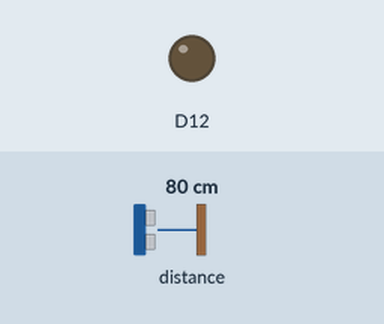
Bench run of a sketch on a simulated Arduino Nano 33 BLE. Shown: output pins drawn as LEDs (lit = HIGH). The test bench sets the inputs (shaded band); at power-on: distance to the obstacle 80 cm. Nothing arrives over Bluetooth unless stated; a phone connects over Bluetooth LE 3 s after start.

Above: at 3.8 s.
3.9 s: distance to the obstacle set to 6 cm
5.4 s: distance to the obstacle set to 3 cm
At 5.8 s:
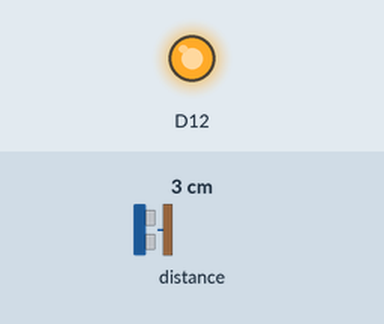
6.9 s: distance to the obstacle set to 9 cm
At 8.1 s:
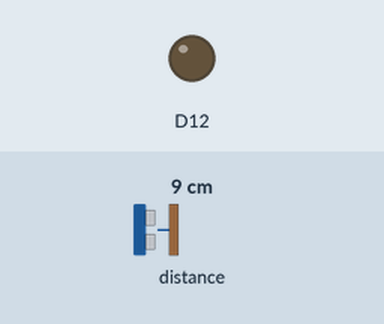
8.4 s: distance to the obstacle set to 2 cm
At 9.3 s:
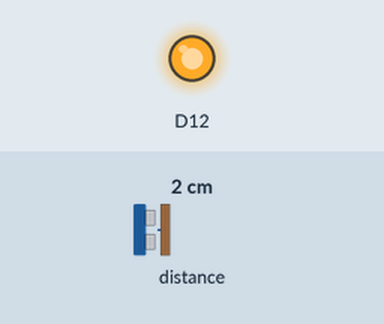
Timing chart, 0 to 10.9 s (numbered marks = the images above; inputs shaded):
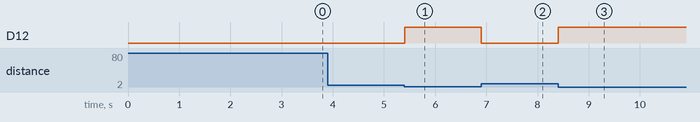

Measured:
- the behaviour switches between 5 and 4 cm on distance to the obstacle (found by bisection; images 0 and 1)
- after the input at 3.9 s, every drawn part: stays the same
- after the input at 5.4 s, D12: LOW → HIGH at once
- after the input at 6.9 s, D12: HIGH → LOW at once
- after the input at 8.4 s, D12: LOW → HIGH at once

The sketch:

ArduinoPeripheral.ino
```cpp
/*
  Arduino BLE Peripheral

  - This is part of a final year Industrial Group Project
  - Here, an Ardunio is used in a pair of custom Light Therapy glasses,
   to control a pair of LED's to turn on/off when the glasses are worn/not-worn
   and share changes in this with a custom app 'Blue Light' using BLE
  - Anotations made attempt to be general so are of more use to others
  - This is completly the same as ArduinoPeripheral_withSerial, just with Serial references removed

  - - - -

  --> code creates a BLE peripheral to hold LED state.
  --  Characterisitic and Service specified, then code advertises.
  --  Connect to the arduino using 'Blue Light' the companion ios app for this project
  --  While connected to Central, LED turns on/off depending on proximity sensor reading
  --  when LED state changes --> LED state(0 or 1) writen to the defined characteristic

  The circuit:

  - Arduino 33 BLE Sense, LED/resistors at Pin D12
  - pls refer to arduino documentation for suplying power.

  - - - -

  - peripheral device is Arduino 33 BLE Sense
  - central device is smart phone running 'Blue Light'
  - peripheral can only connect to one central device at a time

  Note:

  - LED only turns on when device connected to central is connected. just to make easier timing on app for now
  - Maybe APDS can give -1 reading?
  - Pin D12 is used, there are 3 references if a different pin is wanted or LEDBUILTIN for testing

*/

#include <ArduinoBLE.h>
#include <Arduino_APDS9960.h>

// BLE service,  randomly generated UUID for this project
BLEService LEDService("1037b18c-fc2d-4f8c-a9ba-6e45ed562713");

// BLE Characteristic, Central Devices can read Characteristics and Subscribe to Notifications if characteristic changes
BLEUnsignedCharCharacteristic LEDChar("1037b18c-fc2d-4f8c-a9ba-6e45ed562713", BLERead | BLENotify);

int oldLEDState = 0;  // variables for LED states
int newLEDState = 0;


void setup() {

  // initialize proxitity sensor
  if (!APDS.begin()) {
    delay(500); // to fill loop if no serial
  }

  // Initialise output pin
  pinMode(D12, OUTPUT);


  // BLE initialization
  if (!BLE.begin()) {
    while (1);
  }

  BLE.setLocalName("proximetyLED"); //<---------- set Local Name for BLE device, this will appear in advertising packets
  BLE.setAdvertisedService(LEDService); //<------ set the Service UUID which will be advertised
  LEDService.addCharacteristic(LEDChar); //<----- add Characteristic to Service
  BLE.addService(LEDService); // <--------------- add Service
  LEDChar.writeValue(oldLEDState); // <---------- set initial value of Characteristic as 0

  // start Advertising BLE
  // Advertising packets continuously transmitted until central device connects
  BLE.advertise();
}

void loop() {

  // wait for a BLE central
  BLEDevice central = BLE.central();

  // if a central is connected to the peripheral,  main body of code will run
  if (central) {

    while (central.connected()) {
      if (APDS.proximityAvailable()){

        // read the proximity
        int proximity = APDS.readProximity();

        // determine if proximety is far or close, and update newLEDState variable accordingly
        if (proximity > 50) {
          newLEDState = LOW;
        }
        else {
          newLEDState = HIGH;
        }

        if (newLEDState != oldLEDState) { //<-------------------------------- if there is a new LED state, then:
          digitalWrite(D12, newLEDState); //<------------------------ update value of LED output pin
          LEDChar.writeValue(newLEDState); //<------------------------------- update BLE characteristic
          oldLEDState = newLEDState; //<------------------------------------- update oldLEDState variable
        }
      }
    }
    // ----------------------------------------------- if disconnected from central, then:
    newLEDState = LOW; oldLEDState = LOW; //<--------- update LED states variables to off
    digitalWrite(D12, LOW); //<--------------- update LED pin output to off
  }
}
```
